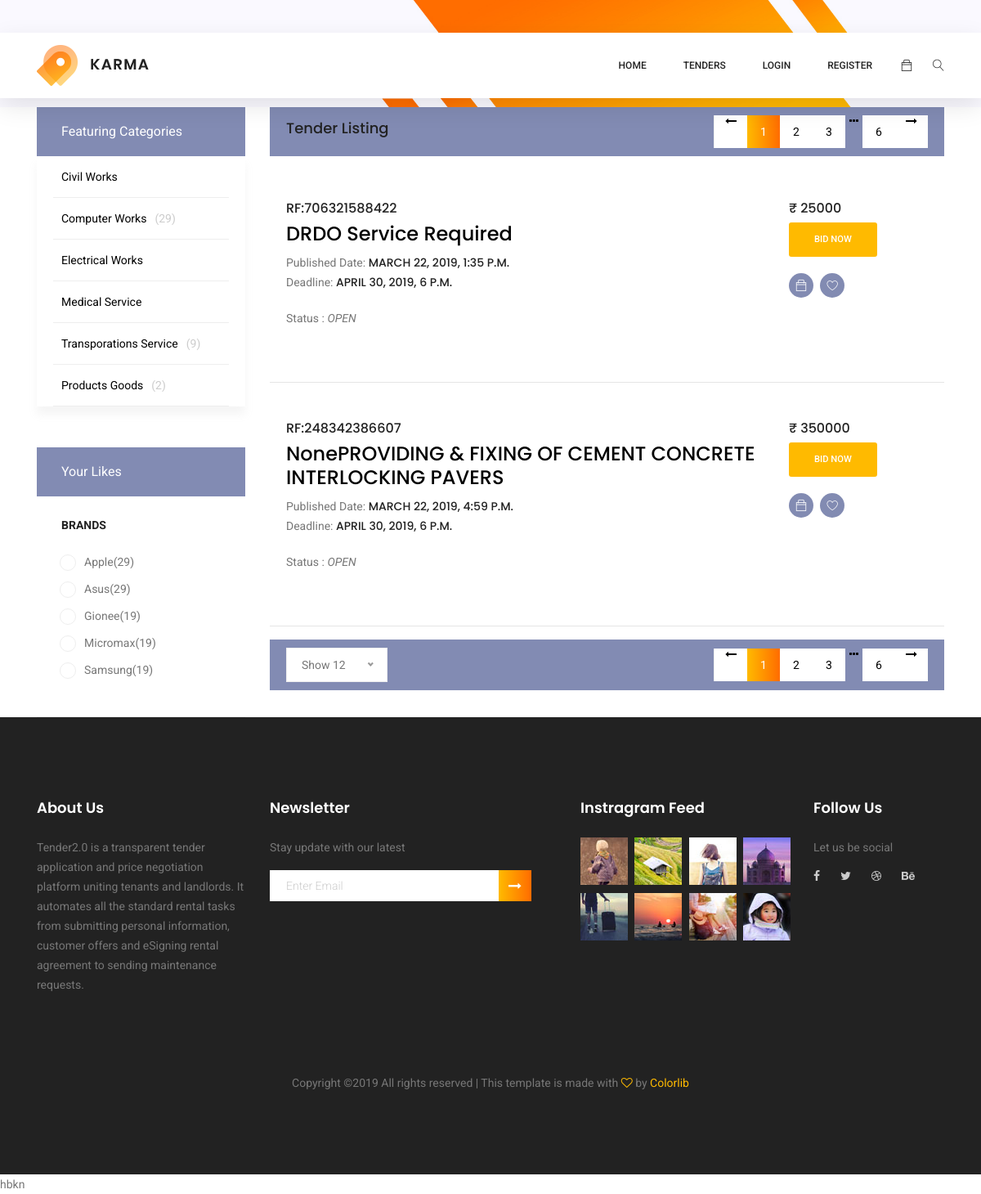
The app's page /site/tenders with its own data.
### hoo/models.py (models this page shows, shortened)
class tender(models.Model):
	def pkgen():
		import random
		pk=random.randint(100000000000,999999999999)
		return pk
	category_choice=(
		('G','GOODS'),
		('S','SERVICES'),
		('W','WORKS'),
	)
	product_category_choice=(
		('1','Civil Works'),
		('2','Advertisement Services'),
		('3','Computer Works'),
		('4','Electrical Works'),
		('5','Food'),
		)
	tenderID=models.CharField(primary_key=True,default=pkgen,max_length=25)
	title=models.CharField(max_length=100,default="None")
	organization_chain=models.CharField(max_length=100)
	category = models.CharField(max_length=1, choices=category_choice,default=False)
	product_category = models.CharField(max_length=1, choices=product_category_choice,default=False)
	emd_amount=models.PositiveIntegerField()
	emd_patable_to=models.TextField()
	published_date=models.DateTimeField(default=datetime.datetime.now,blank=True)
	bid_end_date=models.DateTimeField()
	documents=models.ManyToManyField(document)
	details=models.TextField()
	is_display=models.BooleanField(default=True)
	is_open=models.BooleanField(default=False)
	is_passed=models.BooleanField(default=False)

### hoo/views.py (the view)
# urls.py: path('tenders', views.tenders, name='tenders'),
def tenders(request):
	all_tender=tender.objects.all()
	admin=0
	if 'id' in request.session and 'email' in request.session:
		if str(request.session['email'])=="admin":
			admin=1
	return render(request,'hoo/all_tender.html',{'all_tender':all_tender,'admin':admin})

### hoo/templates/hoo/all_tender.html (shortened to what this page needs)
{% extends "hoo/base1.html" %}
 {% load static %}
{% block content %}
</head>
	<div class="container">
		<div class="row">
			<div class="col-xl-3 col-lg-4 col-md-5">
				<div class="sidebar-categories">
					<div class="head">Featuring Categories</div>
					<ul class="main-categories">
						<li class="main-nav-list"><a href="#">Civil Works</a></li>
						<li class="main-nav-list"><a href="{{BASE_DIR}}/site/search/?csrfmiddlewaretoken=rfIBVtrTHXlJnE0gF5vnr068PMT6oCFZKiDKCDoD5B0nbPwnrX47rbSho2tkbt6I&search_input=computer">Computer Works<span class="number">(29)</span></a></li>
						<li class="main-nav-list"><a href="#">Electrical Works</a></li>
						<li class="main-nav-list"><a href="#">Medical Service</a></li>
						<li class="main-nav-list"><a href="#">Transporations Service<span class="number">(9)</span></a></li>
						<li class="main-nav-list"><a href="#">Products Goods<span class="number">(2)</span></a></li>
					</ul>
				</div>
				<div class="sidebar-filter mt-50">
					<div class="top-filter-head">Your Likes</div>
					<div class="common-filter">
						<div class="head">Brands</div>
						<form action="#">
							<ul>
								<li class="filter-list"><input class="pixel-radio" type="radio" id="apple" name="brand"><label for="apple">Apple<span>(29)</span></label></li>
								<li class="filter-list"><input class="pixel-radio" type="radio" id="asus" name="brand"><label for="asus">Asus<span>(29)</span></label></li>
								<li class="filter-list"><input class="pixel-radio" type="radio" id="gionee" name="brand"><label for="gionee">Gionee<span>(19)</span></label></li>
								<li class="filter-list"><input class="pixel-radio" type="radio" id="micromax" name="brand"><label for="micromax">Micromax<span>(19)</span></label></li>
								<li class="filter-list"><input class="pixel-radio" type="radio" id="samsung" name="brand"><label for="samsung">Samsung<span>(19)</span></label></li>
							</ul>
						</form>
					</div>
				</div>
			</div>
			<div class="col-xl-9 col-lg-8 col-md-7">
				<div class="filter-bar d-flex flex-wrap align-items-center">
					<div class="sorting">
						<h4>Tender Listing</h4>
					</div>
					<div class="pagination">
						<a href="#" class="prev-arrow"><i class="fa fa-long-arrow-left" aria-hidden="true"></i></a>
						<a href="#" class="active">1</a>
						<a href="#">2</a>
						<a href="#">3</a>
						<a href="#" class="dot-dot"><i class="fa fa-ellipsis-h" aria-hidden="true"></i></a>
						<a href="#">6</a>
						<a href="#" class="next-arrow"><i class="fa fa-long-arrow-right" aria-hidden="true"></i></a>
					</div>
				</div>
				<br>
				<section class="lattest-product-area pb-40 category-list">
						{% for t in all_tender %}
						<div class="row single_tender">
							<div class="col-lg-9 col-md-10">
								<div class="single-product">
									<div class="product-details">
											<h6> RF:{{ t.tenderID }}</h6>
										<h3> <a href="{{BASE_DIR}}/site/tender/{{t.tenderID}}" style="color:black">{{ t.title }}</a></h3>
										<div class="price">
											Published Date: <h6> {{ t.published_date }}</h6><br>
											Deadline: <h6> {{ t.bid_end_date }}</h6>
										</div>
										<div class="prd-bottom">
											Status :
											{% if t.is_open %}
												<i>OPEN</i>
											{% else %}
												<i>Closed</i>
											{% endif %}
										</div>
									</div>
								</div>
							</div>
							<div class="col-lg-3 col-md-2">
								<div class="single-product">
									<div class="product-details">
										<h6> &#8377; {{ t.emd_amount }}</h6>
										<div class="price">
										{% if admin == 1 %}
										{{tender_id }}
										<a href="{{BASE_DIR}}/site/tender/{{t.tenderID}}" class="genric-btn primary radius">Finalize BID</a>
										{% else %}
										<a href="{{BASE_DIR}}/site/tender/{{t.tenderID}}" class="genric-btn primary radius">BID NOW</a>
										{% endif %}
										</div>
										<div class="prd-bottom">
											<a href="" class="social-info">
												<span class="ti-bag"></span>
											</a>
											<a href="" class="social-info">
												<span class="lnr lnr-heart"></span>
											</a>
										</div>
									</div>
								</div>
							</div>
						</div>
						<hr>
						{% endfor %}
				</section>
				<div class="filter-bar d-flex flex-wrap align-items-center">
					<div class="sorting mr-auto">
					</div>
					<div class="pagination">
						<a href="#" class="prev-arrow"><i class="fa fa-long-arrow-left" aria-hidden="true"></i></a>
						<a href="#" class="active">1</a>
						<a href="#">2</a>
						<a href="#">3</a>
						<a href="#" class="dot-dot"><i class="fa fa-ellipsis-h" aria-hidden="true"></i></a>
						<a href="#">6</a>
						<a href="#" class="next-arrow"><i class="fa fa-long-arrow-right" aria-hidden="true"></i></a>
					</div>
				</div>
			</div>
		</div>
	</div>
	<footer class="footer-area section_gap">
		<div class="container">
			<div class="row">
				<div class="col-lg-3  col-md-6 col-sm-6">
					<div class="single-footer-widget">
						<h6>About Us</h6>
						<p>
							Tender2.0 is a transparent tender application and price negotiation platform uniting tenants and landlords. It automates all the standard rental tasks from submitting personal information, customer offers and eSigning rental agreement to sending maintenance requests.
						</p>
					</div>
				</div>
				<div class="col-lg-4  col-md-6 col-sm-6">
					<div class="single-footer-widget">
						<h6>Newsletter</h6>
						<p>Stay update with our latest</p>
						<div class="" id="mc_embed_signup">
							<form target="_blank" novalidate="true" action="https://spondonit.us12.list-manage.com/subscribe/post?u=1462626880ade1ac87bd9c93a&amp;id=92a4423d01"
							 method="get" class="form-inline">
								<div class="d-flex flex-row">
									<input class="form-control" name="EMAIL" placeholder="Enter Email" onfocus="this.placeholder = ''" onblur="this.placeholder = 'Enter Email '"
									 required="" type="email">
									<button class="click-btn btn btn-default"><i class="fa fa-long-arrow-right" aria-hidden="true"></i></button>
								</div>
							</form>
						</div>
					</div>
				</div>
				<div class="col-lg-3  col-md-6 col-sm-6">
					<div class="single-footer-widget mail-chimp">
						<h6 class="mb-20">Instragram Feed</h6>
						<ul class="instafeed d-flex flex-wrap">
							<li><img src="{% static 'hoo/img/i1.jpg' %}" alt=""></li>
							<li><img src="{% static 'hoo/img/i2.jpg' %}" alt=""></li>
							<li><img src="{% static 'hoo/img/i3.jpg' %}" alt=""></li>
							<li><img src="{% static 'hoo/img/i4.jpg' %}" alt=""></li>
							<li><img src="{% static 'hoo/img/i5.jpg' %}" alt=""></li>
							<li><img src="{% static 'hoo/img/i6.jpg' %}" alt=""></li>
							<li><img src="{% static 'hoo/img/i7.jpg' %}" alt=""></li>
							<li><img src="{% static 'hoo/img/i8.jpg' %}" alt=""></li>
						</ul>
					</div>
				</div>
				<div class="col-lg-2 col-md-6 col-sm-6">
					<div class="single-footer-widget">
						<h6>Follow Us</h6>
						<p>Let us be social</p>
						<div class="footer-social d-flex align-items-center">
							<a href="#"><i class="fa fa-facebook"></i></a>
							<a href="#"><i class="fa fa-twitter"></i></a>
							<a href="#"><i class="fa fa-dribbble"></i></a>
							<a href="#"><i class="fa fa-behance"></i></a>
						</div>
					</div>
				</div>
			</div>
			<div class="footer-bottom d-flex justify-content-center align-items-center flex-wrap">
				<p class="footer-text m-0">
Copyright &copy;<script>document.write(new Date().getFullYear());</script> All rights reserved | This template is made with <i class="fa fa-heart-o" aria-hidden="true"></i> by <a href="https://colorlib.com" target="_blank">Colorlib</a>
</p>
			</div>
		</div>
	</footer>
{% endblock %}

### hoo/templates/hoo/all_tender.html (style rules this page uses)
.single_tender { width:100%; padding: 0px 0px 0px 5px; margin:0px; }

### records on screen
tender: tenderID "706321588422", title "DRDO Service Required", published_date "MARCH 22, 2019, 1:35 P.M.", bid_end_date "APRIL 30, 2019, 6 P.M.", is_open "OPEN", emd_amount "25000"
tender: tenderID "248342386607", title "NonePROVIDING & FIXING OF CEMENT CONCRETE INTERLOCKING PAVERS", published_date "MARCH 22, 2019, 4:59 P.M.", bid_end_date "APRIL 30, 2019, 6 P.M.", is_open "OPEN", emd_amount "350000"
